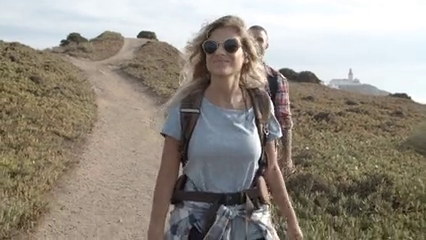
#> input picture frame 43 of DeepLearning/pre-trained_YOLOv3/yolo_pretrained_video/src/people.mp4, 426 x 240 px, given in place of deneme.mp4, which was not available
$ jupyter execute multiTracking.ipynb
#> lines starting #> are read from the running program, lines starting #| are printed output that depends on the picture; pictures that were not available may be replaced by others from this repository, and a replacement may not be noted
[cell 1]
import cv2

OPENCV_OBJECT_TRACKERS = {'csrt'       : cv2.legacy.TrackerCSRT_create,   #takip algoritmalarımızı tanımladık
                          'boosting'    : cv2.legacy.TrackerBoosting_create,
                          'mil'         : cv2.legacy.TrackerMIL_create,
                          'tld'         : cv2.legacy.TrackerTLD_create,
                          'medianflow'  : cv2.legacy.TrackerMedianFlow_create,
                          'mosse'       : cv2.legacy.TrackerMOSSE_create}

tracker_name = 'mil'  #takip algoritması belirliyoruz

trackers = cv2.legacy.MultiTracker_create() #çoklu nesne takipi için bu fonksiyona ihtiyacımız var

video_path = 'deneme.mp4'  #video pathini belirliyoruz
cap = cv2.VideoCapture(video_path)

fps = 30  #fps imizi belirliyoruz
f = 0  #frame numarasını kullanabiliriz

while True: #sonsuz bir döngü başlatıyoruz
    ret,frame = cap.read() #framelerimizi okuyoruz
#> frame is the input picture: shape (240, 426, 3); mean B, G, R 131, 141.3, 148.3
    (H,W) = frame.shape[:2] #framelerin height ve width değerlerini alıyourz
#> H = 240; W = 426
    frame = cv2.resize(frame,(960,540)) #framelerimizi tekrardan boyutandırıyourz
#> frame: shape (540, 960, 3)

    (success,boxes)  = trackers.update(frame) #koordinatları dönderiyoruz
#> success = True; boxes = ()

    info = [('Tracker',tracker_name), #seçtiğimiz algoritmayı ve başarı bilgisini yazdırmak için info oluşturuyoruz
            ('Success','Yes' if success else 'No')]
#> info = [('Tracker', 'mil'), ('Success', 'Yes')]

    string_text = ""

    for (i,(k,v)) in enumerate(info): #info değişkeninden gelen bilgileri frameler üstüne yazdırıyoruz
            text = "{}: {}".format(k,v)
            string_text = string_text + text + " "
#> this loop made 2 passes
    cv2.putText(frame,string_text,(10,20),cv2.FONT_HERSHEY_SIMPLEX,0.6,(0,0,255),2)
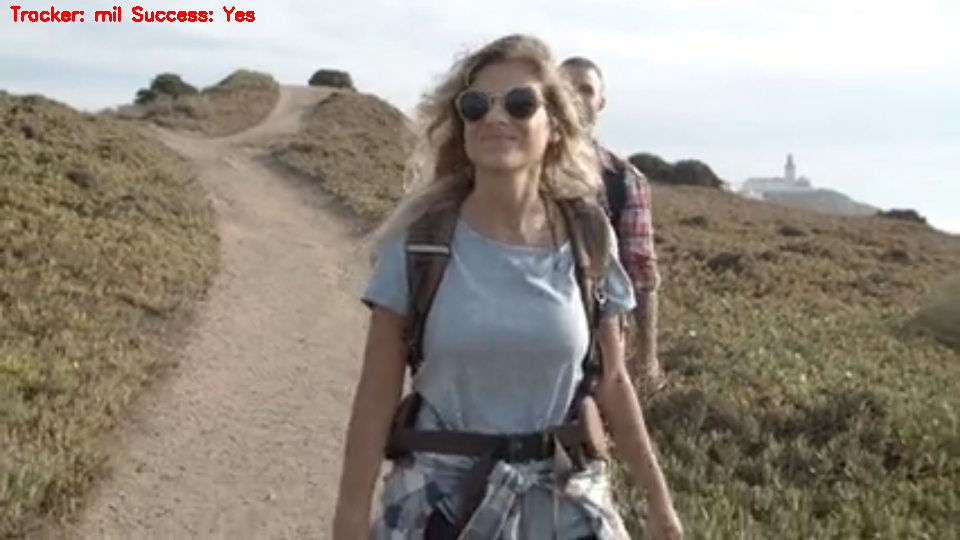
#> frame: shape (540, 960, 3); mean B, G, R 130.2, 140.5, 148.3

    for box in boxes: #x ,y, w,h koordinatlarına erişmek için iki for döngüsü kuruyoruz
          (x,y,w,h) = [int(v) for v in box]
          cv2.rectangle(frame,(x,y),(x+w,y+h),(0,255,0),2) #ve bu koordinatlarla yeşil bir dikdörtgen çiziyoruz
#> this loop made 0 passes
    cv2.imshow('frame',frame) #framelerimizi imshowluyoruz

    if cv2.waitKey(20) == ord('q'): # eğer ki 'q' ya basılırsa döngüyü kırıyoruz
#> (key q is pressed here)
        break

    if cv2.waitKey(20) == ord('t'): # eğer 't' tuşuna basılırsa  (bosluk tusuna basılırsa video seyrine geri döner)
        box = cv2.selectROI('frame',frame,fromCenter=False) #frame üstünden bir nesne seç ve
        tracker = OPENCV_OBJECT_TRACKERS[tracker_name]() #belirlenmiş algoritma ile
        trackers.add(tracker,frame,box) #takip et

    f+=1 #frame sayısını bir arttır
cap.release() #frameleri serbest bırak
cv2.destroyAllWindows() #tüm pencerleri kapat


$ run again, starting later in the video
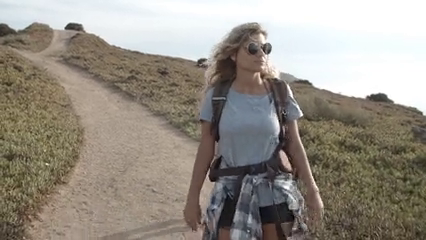
#> input picture frame 193 of DeepLearning/pre-trained_YOLOv3/yolo_pretrained_video/src/people.mp4, 426 x 240 px, given in place of deneme.mp4, which was not available
#> frame is the input picture: shape (240, 426, 3); mean B, G, R 134.4, 144, 150.6
#> success = True; boxes = ()
#> info = [('Tracker', 'mil'), ('Success', 'Yes')]
#> the loop `for (i,(k,v)) in enumerate(info):` made 2 passes
#> `cv2.putText(frame,string_text,(10,20),cv2.FONT_HERSHEY_SIMPLEX,0.6,(0,..`:
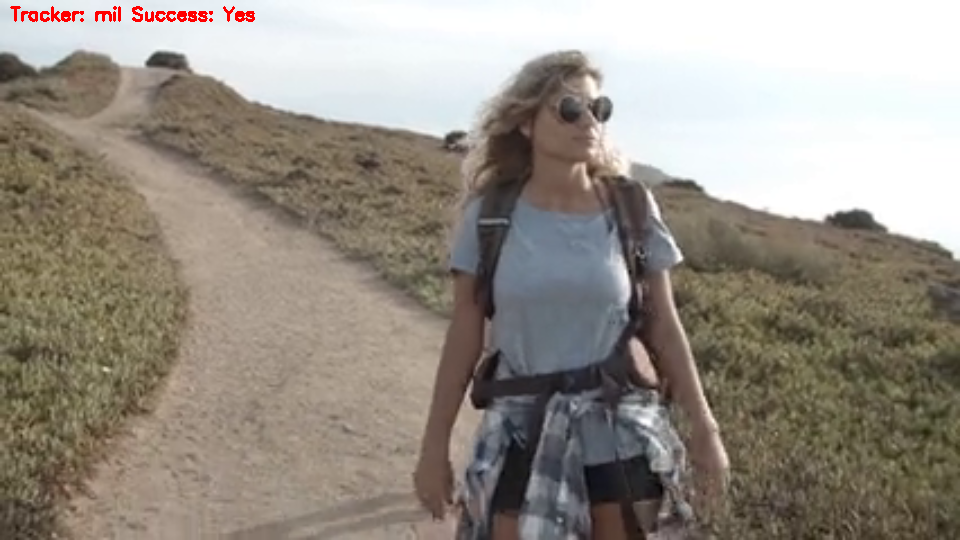
#> frame: shape (540, 960, 3); mean B, G, R 133.6, 143.2, 150.6

$ run again, starting later in the video
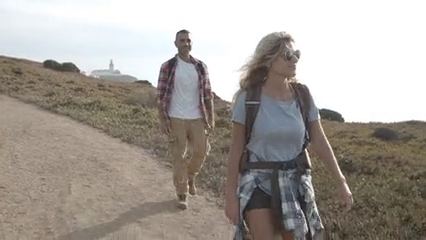
#> input picture frame 344 of DeepLearning/pre-trained_YOLOv3/yolo_pretrained_video/src/people.mp4, 426 x 240 px, given in place of deneme.mp4, which was not available
#> frame is the input picture: shape (240, 426, 3); mean B, G, R 153.2, 159.6, 165.5
#> success = True; boxes = ()
#> info = [('Tracker', 'mil'), ('Success', 'Yes')]
#> the loop `for (i,(k,v)) in enumerate(info):` made 2 passes
#> `cv2.putText(frame,string_text,(10,20),cv2.FONT_HERSHEY_SIMPLEX,0.6,(0,..`:
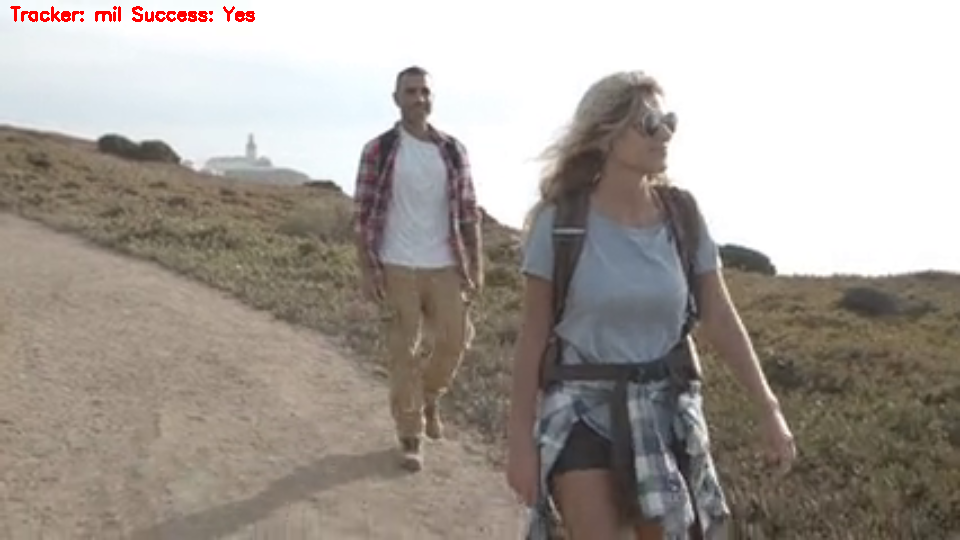
#> frame: shape (540, 960, 3); mean B, G, R 152.4, 158.7, 165.4
